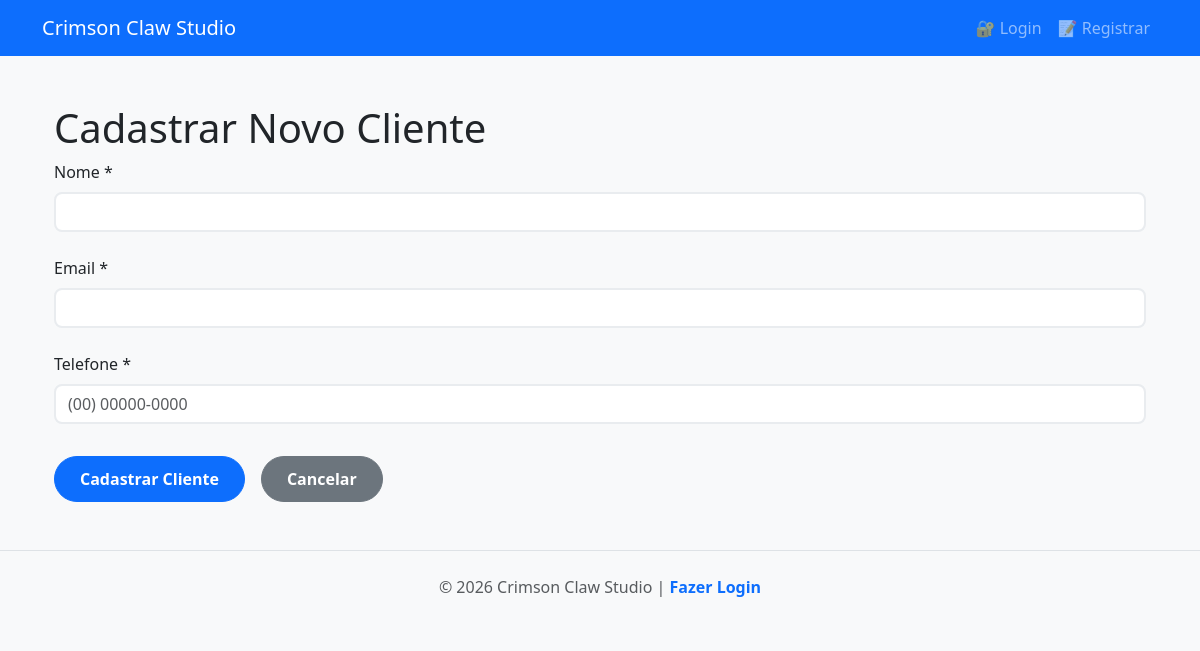
/clientes/3, run on an earlier commit of the app's database.
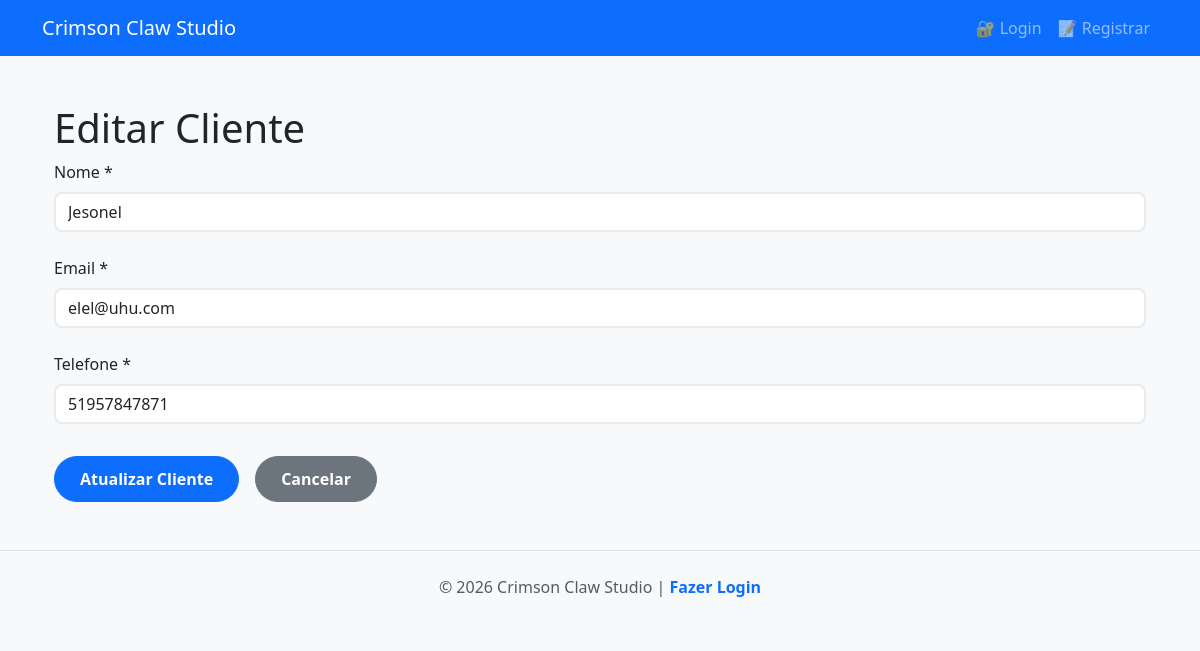
And on a later commit of the database.
### tables this page shows
CREATE TABLE clientes(
                            id INTEGER PRIMARY KEY AUTOINCREMENT,
                            nome TEXT NOT NULL,
                            email TEXT NOT NULL,
                            telefone TEXT NOT NULL
                        );

### app/routers/cliente.py (the view)
@front_router.get("/{cliente_id}",response_class=HTMLResponse)
async def pagina_editar_cliente(
    request:Request,
    cliente_id:int,
    cliente_repositorio:Annotated[ClienteRepository,Depends(get_cliente_repository)]
):
    cliente = await cliente_repositorio.get_cliente(cliente_id)
    return templates.TemplateResponse("clientes-form.html",{"request":request,"cliente":cliente})

### templates/clientes-form.html (shortened to what this page needs)
{% extends "base.html" %}
{% block conteudo %}
<div class="container">
    <h1>{{ 'Editar' if cliente else 'Cadastrar Novo' }} Cliente {{cliente_id}}</h1>
    <form id="formCliente" class="form-cliente">
        <div class="form-group">
            <label for="nome">Nome *</label>
            <input type="text" id="nome" name="nome" class="form-control" value="{{ cliente.nome if cliente else '' }}" required>
        </div>
        <div class="form-group">
            <label for="email">Email *</label>
            <input type="email" id="email" name="email" class="form-control" value="{{ cliente.email if cliente else '' }}" required>
        </div>
        <div class="form-group">
            <label for="telefone">Telefone *</label>
            <input type="tel" id="telefone" name="telefone" class="form-control" placeholder="(00) 00000-0000" value="{{ cliente.telefone if cliente else '' }}" required>
        </div>
        <div class="form-actions">
            <button type="submit" class="btn btn-primary">{{ 'Atualizar' if cliente else 'Cadastrar' }} Cliente</button>
            <a href="/clientes" class="btn btn-secondary">Cancelar</a>
        </div>
    </form>
</div>
{% endblock %}

What changed in the data, as far as the page shows it:
added clientes: nome "Jesonel", email "elel@uhu.com", telefone "51957847871"
Also different on the page:
{{ 'Editar' if cliente else 'Cadastrar Novo' }}: "Cadastrar Novo" → "Editar"
{{ 'Atualizar' if cliente else 'Cadastrar' }}: "Cadastrar" → "Atualizar"
